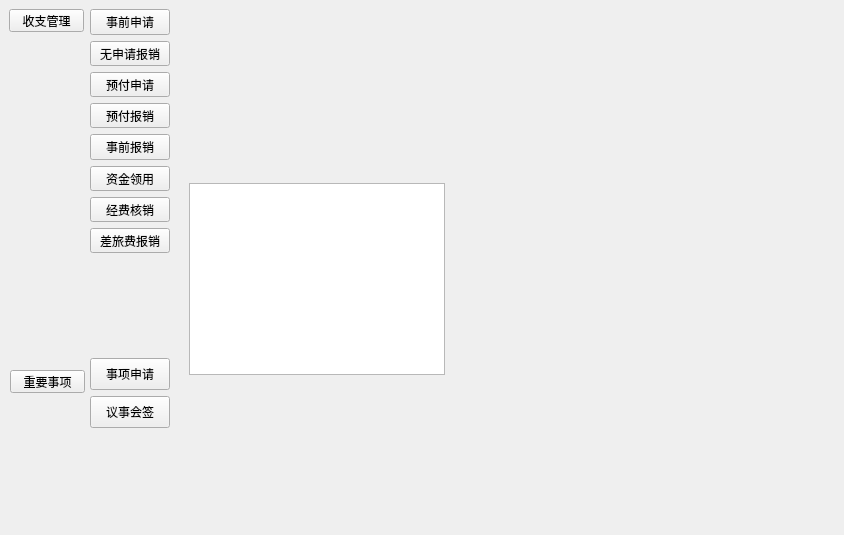
<?xml version="1.0" encoding="UTF-8"?>
<ui version="4.0">
 <class>mainWindow</class>
 <widget class="QMainWindow" name="mainWindow">
  <property name="geometry">
   <rect>
    <x>0</x>
    <y>0</y>
    <width>844</width>
    <height>535</height>
   </rect>
  </property>
  <property name="windowTitle">
   <string>MainWindow</string>
  </property>
  <widget class="QWidget" name="centralwidget">
   <property name="sizePolicy">
    <sizepolicy hsizetype="Preferred" vsizetype="Preferred">
     <horstretch>0</horstretch>
     <verstretch>0</verstretch>
    </sizepolicy>
   </property>
   <property name="sizeIncrement">
    <size>
     <width>60</width>
     <height>60</height>
    </size>
   </property>
   <property name="baseSize">
    <size>
     <width>60</width>
     <height>60</height>
    </size>
   </property>
   <property name="font">
    <font>
     <weight>50</weight>
     <bold>false</bold>
    </font>
   </property>
   <widget class="QWidget" name="widget" native="true">
    <property name="geometry">
     <rect>
      <x>90</x>
      <y>9</y>
      <width>93</width>
      <height>244</height>
     </rect>
    </property>
    <property name="sizePolicy">
     <sizepolicy hsizetype="Preferred" vsizetype="Preferred">
      <horstretch>0</horstretch>
      <verstretch>0</verstretch>
     </sizepolicy>
    </property>
    <layout class="QVBoxLayout" name="verticalLayout_2">
     <item>
      <widget class="QPushButton" name="pushButton">
       <property name="sizePolicy">
        <sizepolicy hsizetype="Fixed" vsizetype="Expanding">
         <horstretch>0</horstretch>
         <verstretch>0</verstretch>
        </sizepolicy>
       </property>
       <property name="text">
        <string>事前申请</string>
       </property>
      </widget>
     </item>
     <item>
      <widget class="QPushButton" name="pushButton_2">
       <property name="sizePolicy">
        <sizepolicy hsizetype="Fixed" vsizetype="Expanding">
         <horstretch>0</horstretch>
         <verstretch>0</verstretch>
        </sizepolicy>
       </property>
       <property name="text">
        <string>无申请报销</string>
       </property>
      </widget>
     </item>
     <item>
      <widget class="QPushButton" name="pushButton_8">
       <property name="sizePolicy">
        <sizepolicy hsizetype="Fixed" vsizetype="Expanding">
         <horstretch>0</horstretch>
         <verstretch>0</verstretch>
        </sizepolicy>
       </property>
       <property name="text">
        <string>预付申请</string>
       </property>
      </widget>
     </item>
     <item>
      <widget class="QPushButton" name="pushButton_3">
       <property name="sizePolicy">
        <sizepolicy hsizetype="Fixed" vsizetype="Expanding">
         <horstretch>0</horstretch>
         <verstretch>0</verstretch>
        </sizepolicy>
       </property>
       <property name="text">
        <string>预付报销</string>
       </property>
      </widget>
     </item>
     <item>
      <widget class="QPushButton" name="pushButton_6">
       <property name="sizePolicy">
        <sizepolicy hsizetype="Fixed" vsizetype="Expanding">
         <horstretch>0</horstretch>
         <verstretch>0</verstretch>
        </sizepolicy>
       </property>
       <property name="text">
        <string>事前报销</string>
       </property>
      </widget>
     </item>
     <item>
      <widget class="QPushButton" name="pushButton_7">
       <property name="sizePolicy">
        <sizepolicy hsizetype="Fixed" vsizetype="Expanding">
         <horstretch>0</horstretch>
         <verstretch>0</verstretch>
        </sizepolicy>
       </property>
       <property name="text">
        <string>资金领用</string>
       </property>
      </widget>
     </item>
     <item>
      <widget class="QPushButton" name="pushButton_4">
       <property name="sizePolicy">
        <sizepolicy hsizetype="Fixed" vsizetype="Expanding">
         <horstretch>0</horstretch>
         <verstretch>0</verstretch>
        </sizepolicy>
       </property>
       <property name="text">
        <string>经费核销</string>
       </property>
      </widget>
     </item>
     <item>
      <widget class="QPushButton" name="pushButton_5">
       <property name="sizePolicy">
        <sizepolicy hsizetype="Fixed" vsizetype="Expanding">
         <horstretch>0</horstretch>
         <verstretch>0</verstretch>
        </sizepolicy>
       </property>
       <property name="text">
        <string>差旅费报销</string>
       </property>
      </widget>
     </item>
    </layout>
   </widget>
   <widget class="QWidget" name="widget" native="true">
    <property name="geometry">
     <rect>
      <x>90</x>
      <y>358</y>
      <width>93</width>
      <height>70</height>
     </rect>
    </property>
    <layout class="QVBoxLayout" name="verticalLayout">
     <item>
      <widget class="QPushButton" name="pushButton_18">
       <property name="sizePolicy">
        <sizepolicy hsizetype="Fixed" vsizetype="Expanding">
         <horstretch>0</horstretch>
         <verstretch>0</verstretch>
        </sizepolicy>
       </property>
       <property name="text">
        <string>事项申请</string>
       </property>
      </widget>
     </item>
     <item>
      <widget class="QPushButton" name="pushButton_17">
       <property name="sizePolicy">
        <sizepolicy hsizetype="Fixed" vsizetype="Expanding">
         <horstretch>0</horstretch>
         <verstretch>0</verstretch>
        </sizepolicy>
       </property>
       <property name="text">
        <string>议事会签</string>
       </property>
      </widget>
     </item>
    </layout>
   </widget>
   <widget class="QUndoView" name="undoView">
    <property name="geometry">
     <rect>
      <x>189</x>
      <y>183</y>
      <width>256</width>
      <height>192</height>
     </rect>
    </property>
   </widget>
   <widget class="QPushButton" name="pushButton_19">
    <property name="geometry">
     <rect>
      <x>9</x>
      <y>9</y>
      <width>75</width>
      <height>23</height>
     </rect>
    </property>
    <property name="sizePolicy">
     <sizepolicy hsizetype="Fixed" vsizetype="Expanding">
      <horstretch>0</horstretch>
      <verstretch>0</verstretch>
     </sizepolicy>
    </property>
    <property name="text">
     <string>收支管理</string>
    </property>
   </widget>
   <widget class="QPushButton" name="pushButton_20">
    <property name="geometry">
     <rect>
      <x>10</x>
      <y>370</y>
      <width>75</width>
      <height>23</height>
     </rect>
    </property>
    <property name="sizePolicy">
     <sizepolicy hsizetype="Fixed" vsizetype="Expanding">
      <horstretch>0</horstretch>
      <verstretch>0</verstretch>
     </sizepolicy>
    </property>
    <property name="text">
     <string>重要事项</string>
    </property>
   </widget>
  </widget>
  <action name="action1">
   <property name="text">
    <string>1</string>
   </property>
  </action>
 </widget>
 <tabstops>
  <tabstop>pushButton</tabstop>
  <tabstop>pushButton_2</tabstop>
  <tabstop>pushButton_8</tabstop>
  <tabstop>pushButton_3</tabstop>
  <tabstop>pushButton_6</tabstop>
  <tabstop>pushButton_7</tabstop>
  <tabstop>pushButton_4</tabstop>
  <tabstop>pushButton_5</tabstop>
  <tabstop>undoView</tabstop>
 </tabstops>
 <resources/>
 <connections>
  <connection>
   <sender>pushButton_19</sender>
   <signal>clicked()</signal>
   <receiver>widget</receiver>
   <slot>lower()</slot>
   <hints>
    <hint type="sourcelabel">
     <x>69</x>
     <y>14</y>
    </hint>
    <hint type="destinationlabel">
     <x>144</x>
     <y>42</y>
    </hint>
   </hints>
  </connection>
  <connection>
   <sender>pushButton_20</sender>
   <signal>clicked()</signal>
   <receiver>widget</receiver>
   <slot>hide()</slot>
   <hints>
    <hint type="sourcelabel">
     <x>43</x>
     <y>387</y>
    </hint>
    <hint type="destinationlabel">
     <x>95</x>
     <y>252</y>
    </hint>
   </hints>
  </connection>
 </connections>
</ui>
